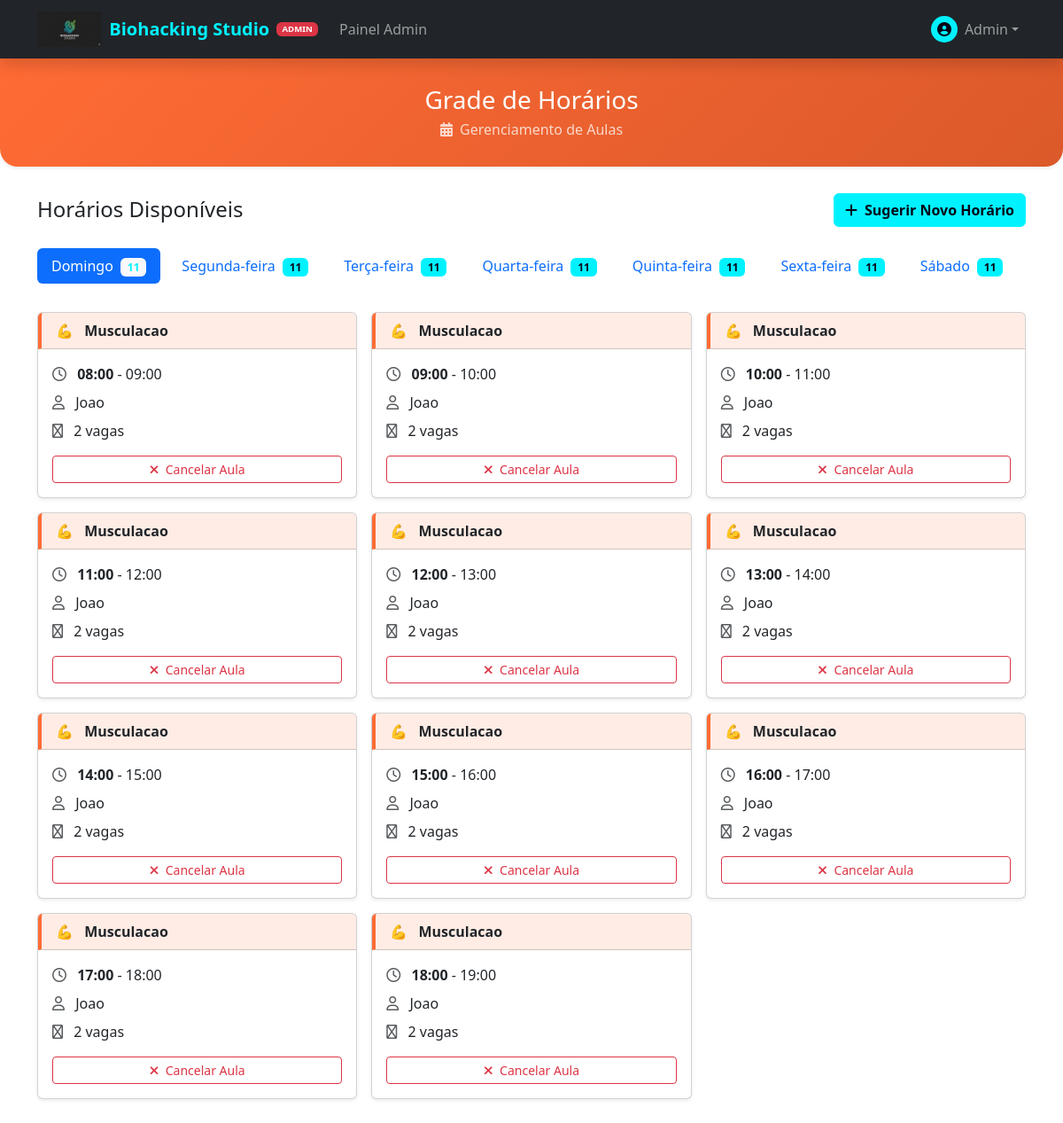
The page /instructor/schedules (signed in) on the database its author committed.
### app/models/user.py (models this page shows, shortened)
class User(UserMixin, db.Model):
    __tablename__ = 'users'
    id = db.Column(db.Integer, primary_key=True)
    name = db.Column(db.String(100), nullable=False)
    email = db.Column(db.String(120), unique=True, nullable=False)
    phone = db.Column(db.String(20), nullable=False)
    password_hash = db.Column(db.String(256), nullable=False)
    cpf = db.Column(db.String(14), nullable=True)  # Formato: 123.456.789-00
    gender = db.Column(db.Enum(Gender), nullable=True)
    role = db.Column(db.String(20), default='student')
    xp = db.Column(db.Integer, default=0)  # XP total historico (para ranking)
    level = db.Column(db.Integer, default=1)
    xp_available = db.Column(db.Integer, default=0)  # XP disponivel para conversao (janela 3 meses)
    credits_balance = db.Column(db.Integer, default=0)  # Total de creditos ativos (wallets)
    face_encoding = db.Column(db.LargeBinary, nullable=True)
    face_encoding_version = db.Column(db.String(10), default='v1')
    face_registered_at = db.Column(db.DateTime, nullable=True)
    face_last_recognized = db.Column(db.DateTime, nullable=True)
    face_confidence_threshold = db.Column(db.Float, default=0.6)
    photo_url = db.Column(db.String(255))
    referral_code = db.Column(db.String(12), unique=True, nullable=True)
    professional_type = db.Column(db.Enum(ProfessionalType), nullable=True)
    base_commission_rate = db.Column(db.Numeric(5, 2), nullable=True)
    is_active = db.Column(db.Boolean, default=True)
    created_at = db.Column(db.DateTime, default=datetime.utcnow)
    updated_at = db.Column(db.DateTime, default=datetime.utcnow, onupdate=datetime.utcnow)
    last_login = db.Column(db.DateTime)
    @property
    def is_admin(self):
        return self.role == 'admin'
    @property
    def is_student(self):
        return self.role == 'student'

### app/models/class_schedule.py (models this page shows, shortened)
class ClassSchedule(db.Model):
    __tablename__ = 'class_schedules'
    id = db.Column(db.Integer, primary_key=True)
    modality_id = db.Column(db.Integer, db.ForeignKey('modalities.id'), nullable=False)
    instructor_id = db.Column(db.Integer, db.ForeignKey('users.id'), nullable=False)
    weekday = db.Column(db.Integer, nullable=False)  # 0=Dom, 6=Sab
    start_time = db.Column(db.Time, nullable=False)
    end_time = db.Column(db.Time, nullable=False)
    capacity = db.Column(db.Integer, default=10)
    current_split_rate = db.Column(db.Numeric(5, 2), default=60.00)
    avg_occupancy_rate = db.Column(db.Numeric(5, 2), default=0.00)
    is_active = db.Column(db.Boolean, default=True)
    is_approved = db.Column(db.Boolean, default=True)  # Por padrao admin cria aprovado
    created_by_id = db.Column(db.Integer, db.ForeignKey('users.id'), nullable=True)
    created_at = db.Column(db.DateTime, default=datetime.utcnow)
    updated_at = db.Column(db.DateTime, default=datetime.utcnow, onupdate=datetime.utcnow)
    instructor = db.relationship('User', foreign_keys=[instructor_id], backref='instructor_schedules')
    created_by = db.relationship('User', foreign_keys=[created_by_id], backref='created_schedules')

### app/models/modality.py (models this page shows, shortened)
class Modality(db.Model):
    __tablename__ = 'modalities'
    id = db.Column(db.Integer, primary_key=True)
    name = db.Column(db.String(100), nullable=False)
    description = db.Column(db.Text)
    color = db.Column(db.String(7), default='#FF6B35')
    icon = db.Column(db.String(50))  # Emoji ou FontAwesome
    is_active = db.Column(db.Boolean, default=True)
    credits_cost = db.Column(db.Integer, default=1, nullable=False)
    default_duration = db.Column(db.Integer, default=60, nullable=False) # em minutos
    is_featured = db.Column(db.Boolean, default=False)  # Destaque na landing page
    requires_gender_segregation = db.Column(db.Boolean, default=False)
    created_at = db.Column(db.DateTime, default=datetime.utcnow)
    updated_at = db.Column(db.DateTime, default=datetime.utcnow, onupdate=datetime.utcnow)
    schedules = db.relationship('ClassSchedule', backref='modality', lazy=True)

### app/routes/instructor.py (the view)
@instructor_bp.route('/schedules')
@login_required
@instructor_required
def list_schedules():
    schedules = ClassSchedule.query.order_by(
        ClassSchedule.weekday,
        ClassSchedule.start_time
    ).all()
    schedules_by_day = {}
    for day_num, day_name in WEEKDAYS:
        schedules_by_day[day_name] = [s for s in schedules if s.weekday == day_num]
    return render_template('instructor/schedules/list.html',
                         schedules_by_day=schedules_by_day,
                         weekdays=WEEKDAYS)

### app/models/notification.py (called while the page is built)
    @classmethod
    def get_unread_count(cls, user_id):
        return cls.query.filter_by(user_id=user_id, is_read=False).count()

### app/routes/instructor.py (called while the page is built)
def instructor_required(f):
    from functools import wraps
    @wraps(f)
    def decorated_function(*args, **kwargs):
        if not current_user.is_authenticated:
            abort(403)
        is_staff = current_user.role in ('instructor', 'admin') or \
                   (hasattr(current_user, 'professional_type') and current_user.professional_type is not None)
        if not is_staff:
            abort(403)
        return f(*args, **kwargs)
    return decorated_function

### app/templates/instructor/schedules/list.html (shortened to what this page needs)
{% extends "base.html" %}
{% block content %}
<header class="instructor-header shadow-sm mt-0">
    <div class="container text-center">
        <h1 class="h3 mb-1">Grade de Horários</h1>
        <p class="mb-0 opacity-75">
            <i class="fas fa-calendar-alt me-1"></i> Gerenciamento de Aulas
        </p>
    </div>
</header>
<div class="container mb-5">
    <div class="d-flex justify-content-between align-items-center mb-4">
        <h4 class="mb-0">Horários Disponíveis</h4>
        <a href="{{ url_for('instructor.create_schedule') }}" class="btn btn-primary">
            <i class="fas fa-plus me-2"></i>Sugerir Novo Horário
        </a>
    </div>
    <ul class="nav nav-pills mb-4 overflow-auto flex-nowrap pb-2" role="tablist">
        {% for day_num, day_name in weekdays %}
        <li class="nav-item" role="presentation">
            <button class="nav-link {{ 'active' if loop.first }} me-2" id="tab-{{ day_num }}" data-bs-toggle="tab"
                data-bs-target="#content-{{ day_num }}" type="button" role="tab">
                {{ day_name }}
                {% if schedules_by_day[day_name] %}
                <span class="badge {{ 'bg-light text-primary' if loop.first else 'bg-primary' }} ms-1">
                    {{ schedules_by_day[day_name]|length }}
                </span>
                {% endif %}
            </button>
        </li>
        {% endfor %}
    </ul>
    <div class="tab-content">
        {% for day_num, day_name in weekdays %}
        <div class="tab-pane fade {{ 'show active' if loop.first }}" id="content-{{ day_num }}" role="tabpanel">
            {% set day_schedules = schedules_by_day[day_name] %}
            {% if day_schedules %}
            <div class="row g-3">
                {% for schedule in day_schedules %}
                <div class="col-md-4">
                    <div
                        class="card h-100 shadow-sm {{ 'border-warning' if not schedule.is_approved }} {{ 'opacity-50' if not schedule.is_active }}">
                        <div class="card-header d-flex justify-content-between align-items-center"
                            style="background-color: {{ schedule.modality.color }}20; border-left: 4px solid {{ schedule.modality.color }};">
                            <div class="text-truncate mr-2">
                                <span class="me-2">{{ schedule.modality.icon or '💪' }}</span>
                                <strong>{{ schedule.modality.name }}</strong>
                            </div>
                        </div>
                        <div class="card-body">
                            <div class="mb-2">
                                <i class="far fa-clock text-muted me-2"></i>
                                <strong>{{ schedule.start_time.strftime('%H:%M') }}</strong> -
                                {{ schedule.end_time.strftime('%H:%M') }}
                            </div>
                            <div class="mb-2">
                                <i class="far fa-user text-muted me-2"></i>
                                {{ schedule.instructor.name }}
                            </div>
                            <div class="mb-3">
                                <i class="far fa-users text-muted me-2"></i>
                                {{ schedule.capacity }} vagas
                            </div>
                            {% if schedule.is_active %}
                            {% set can_cancel = current_user.role == 'admin' or schedule.created_by_id ==
                            current_user.id or schedule.instructor_id == current_user.id %}
                            {% if can_cancel %}
                            <form action="{{ url_for('instructor.cancel_schedule_template', id=schedule.id) }}"
                                method="POST"
                                onsubmit="return confirm('Tem certeza que deseja cancelar este horário?')">
                                <button type="submit" class="btn btn-sm btn-outline-danger w-100">
                                    <i class="fas fa-times me-1"></i> Cancelar Aula
                                </button>
                            </form>
                            {% endif %}
                            {% endif %}
                        </div>
                    </div>
                </div>
                {% endfor %}
            </div>
            {% endif %}
        </div>
        {% endfor %}
    </div>
</div>
{% endblock %}

### app/templates/includes/navbar.html (shortened to what this page needs)
<nav class="navbar navbar-expand-lg navbar-dark bg-dark sticky-top shadow">
    <div class="container">
        <a class="navbar-brand d-flex align-items-center" href="{{ url_for('marketing.index') }}">
            <img src="{{ url_for('static', filename='img/logo.png') }}" alt="Biohacking Studio" height="40"
                 class="d-inline-block align-text-top me-2" onerror="this.style.display='none';">
            <span class="fw-bold text-primary">Biohacking Studio</span>
            {% if current_user.is_authenticated %}
            {% if current_user.is_admin %}
            <span class="badge bg-danger ms-2" style="font-size: 0.6rem;">ADMIN</span>
            {% elif current_user.is_instructor %}
            <span class="badge bg-primary ms-2" style="font-size: 0.6rem;">INSTRUTOR</span>
            {% endif %}
            {% endif %}
        </a>
        <div class="collapse navbar-collapse" id="mainNavbar">
            <ul class="navbar-nav me-auto">
                {% if current_user.is_authenticated %}
                {% if current_user.is_admin %}
                <li class="nav-item">
                    <a class="nav-link {% if request.endpoint and 'admin.dashboard' in request.endpoint %}active{% endif %}"
                        href="{{ url_for('admin.dashboard') }}">Painel Admin</a>
                </li>
                {% endif %}
                {% else %}
                <li class="nav-item">
                    <a class="nav-link {% if request.endpoint and 'shop' in request.endpoint %}active{% endif %}"
                        href="{{ url_for('shop.packages') }}">Planos e Preços</a>
                </li>
                {% endif %}
            </ul>
            <div class="navbar-nav align-items-center">
                {% if current_user.is_authenticated %}
                <div class="nav-item dropdown">
                    <a class="nav-link dropdown-toggle d-flex align-items-center" href="#" id="userDropdown"
                        role="button" data-bs-toggle="dropdown">
                        <div class="avatar-xs me-2 bg-primary rounded-circle d-flex align-items-center justify-content-center text-white"
                            style="width: 30px; height: 30px;">
                            <i class="fas fa-user-circle"></i>
                        </div>
                        <span>{{ current_user.name.split()[0] }}</span>
                    </a>
                </div>
                {% else %}
                <a class="nav-link me-2" href="{{ url_for('auth.login') }}">Entrar</a>
                <a class="btn btn-primary btn-sm px-3 rounded-pill" href="{{ url_for('auth.register') }}">Começar
                    Agora</a>
                {% endif %}
            </div>
        </div>
    </div>
</nav>

### app/templates/instructor/schedules/list.html (style rules this page uses)
.instructor-header { background: linear-gradient(135deg, #FF6B35 0%, #db592a 100%); color: white; padding: 30px 0; margin-bottom: 30px; border-radius: 0 0 20px 20px; }

### app/templates/base.html (style rules this page uses)
:root { --primary-color: #00f2ff; --secondary-color: #0f172a; --text-dark: #020617; }
body { min-height: 100vh; display: flex; flex-direction: column; }
.btn-primary { background-color: var(--primary-color); border-color: var(--primary-color); color: var(--text-dark) !important; font-weight: 600; }
.text-primary { color: var(--primary-color) !important; }
.bg-primary { background-color: var(--primary-color) !important; color: var(--text-dark) !important; }

### rows shown on the page
User: name "Admin"
ClassSchedule: modality "💪", modality.name "Musculacao", start_time "08:00", end_time "09:00", instructor.name "Joao", capacity "2"
ClassSchedule: modality "💪", modality.name "Musculacao", start_time "09:00", end_time "10:00", instructor.name "Joao", capacity "2"
ClassSchedule: modality "💪", modality.name "Musculacao", start_time "10:00", end_time "11:00", instructor.name "Joao", capacity "2"
ClassSchedule: modality "💪", modality.name "Musculacao", start_time "11:00", end_time "12:00", instructor.name "Joao", capacity "2"
ClassSchedule: modality "💪", modality.name "Musculacao", start_time "12:00", end_time "13:00", instructor.name "Joao", capacity "2"
ClassSchedule: modality "💪", modality.name "Musculacao", start_time "13:00", end_time "14:00", instructor.name "Joao", capacity "2"
ClassSchedule: modality "💪", modality.name "Musculacao", start_time "14:00", end_time "15:00", instructor.name "Joao", capacity "2"
ClassSchedule: modality "💪", modality.name "Musculacao", start_time "15:00", end_time "16:00", instructor.name "Joao", capacity "2"
ClassSchedule: modality "💪", modality.name "Musculacao", start_time "16:00", end_time "17:00", instructor.name "Joao", capacity "2"
ClassSchedule: modality "💪", modality.name "Musculacao", start_time "17:00", end_time "18:00", instructor.name "Joao", capacity "2"
ClassSchedule: modality "💪", modality.name "Musculacao", start_time "18:00", end_time "19:00", instructor.name "Joao", capacity "2"

### other values the page prints
{{ day_name }} "Domingo" "Segunda-feira" "Terça-feira" "Quarta-feira" "Quinta-feira" "Sexta-feira" "Sábado"
{{ schedules_by_day[day_name]|length }} "11" "11" "11" "11" "11" "11" "11"
